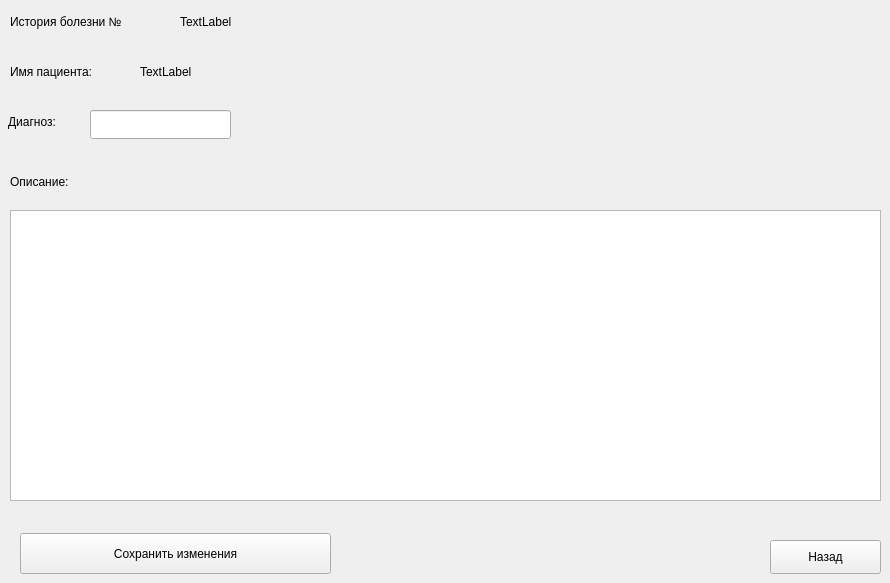
    <widget class="QWidget" name="page_7">
     <widget class="QLabel" name="label_17">
      <property name="geometry">
       <rect>
        <x>10</x>
        <y>10</y>
        <width>171</width>
        <height>24</height>
       </rect>
      </property>
      <property name="text">
       <string>История болезни №</string>
      </property>
     </widget>
     <widget class="QLabel" name="label_19">
      <property name="geometry">
       <rect>
        <x>10</x>
        <y>60</y>
        <width>121</width>
        <height>24</height>
       </rect>
      </property>
      <property name="text">
       <string>Имя пациента:</string>
      </property>
     </widget>
     <widget class="QPlainTextEdit" name="plainTextEdit">
      <property name="geometry">
       <rect>
        <x>10</x>
        <y>210</y>
        <width>871</width>
        <height>291</height>
       </rect>
      </property>
      <property name="styleSheet">
       <string notr="true">font: 2000 5pt &quot;Arial Black&quot;;
font-size: 15px;</string>
      </property>
     </widget>
     <widget class="QPushButton" name="pushButton_fromMedicalHistoryBack">
      <property name="geometry">
       <rect>
        <x>770</x>
        <y>540</y>
        <width>111</width>
        <height>34</height>
       </rect>
      </property>
      <property name="styleSheet">
       <string notr="true">QPushButton{
	font: 2000 15pt &quot;Rockwell Extra Bold&quot;;
	border: 2px solid black;
	background-color:rgb(170, 170, 255);
	font-size: 20px;	
	border-radius: 20px;	
	color:black;
}

QPushButton:pressed
{
	background-color:black;
}

QPushButton:hover
{
	background-color: rgb(14, 118, 255);
}font: 2000 15pt &quot;Rockwell Extra Bold&quot;;font: 2000 10pt &quot;Arial Black&quot;;

</string>
      </property>
      <property name="text">
       <string>Назад</string>
      </property>
     </widget>
     <widget class="QPushButton" name="pushButton_saveMedicalHistory_onMedicalHistory">
      <property name="geometry">
       <rect>
        <x>20</x>
        <y>533</y>
        <width>311</width>
        <height>41</height>
       </rect>
      </property>
      <property name="styleSheet">
       <string notr="true">QPushButton{
	font: 2000 15pt &quot;Rockwell Extra Bold&quot;;
	border: 2px solid black;
	background-color:rgb(170, 170, 255);
	font-size: 20px;	
	border-radius: 20px;	
	color:black;
}

QPushButton:pressed
{
	background-color:black;
}

QPushButton:hover
{
	background-color: rgb(14, 118, 255);
}font: 2000 15pt &quot;Rockwell Extra Bold&quot;;font: 2000 10pt &quot;Arial Black&quot;;</string>
      </property>
      <property name="text">
       <string>Сохранить изменения</string>
      </property>
     </widget>
     <widget class="QLabel" name="label_20">
      <property name="geometry">
       <rect>
        <x>8</x>
        <y>110</y>
        <width>81</width>
        <height>24</height>
       </rect>
      </property>
      <property name="text">
       <string>Диагноз:</string>
      </property>
     </widget>
     <widget class="QLineEdit" name="lineEdit_diagnosisName_onMedicalHistory">
      <property name="geometry">
       <rect>
        <x>90</x>
        <y>110</y>
        <width>141</width>
        <height>29</height>
       </rect>
      </property>
     </widget>
     <widget class="QLabel" name="label_21">
      <property name="geometry">
       <rect>
        <x>10</x>
        <y>170</y>
        <width>111</width>
        <height>24</height>
       </rect>
      </property>
      <property name="text">
       <string>Описание:</string>
      </property>
     </widget>
     <widget class="QLabel" name="label_patientName_onMedicalHistory">
      <property name="geometry">
       <rect>
        <x>140</x>
        <y>60</y>
        <width>71</width>
        <height>24</height>
       </rect>
      </property>
      <property name="text">
       <string>TextLabel</string>
      </property>
     </widget>
     <widget class="QLabel" name="label_patientID_onMedicalHistory">
      <property name="geometry">
       <rect>
        <x>180</x>
        <y>10</y>
        <width>131</width>
        <height>24</height>
       </rect>
      </property>
      <property name="text">
       <string>TextLabel</string>
      </property>
     </widget>
    </widget>
